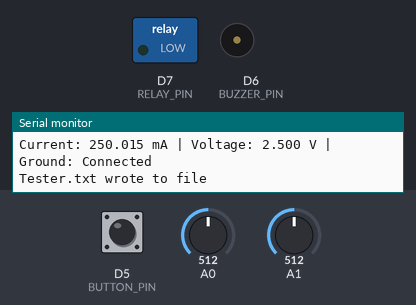
Simulated run of this sketch. Board: Arduino Uno R4 Minima. On the bench: switched loads named in the sketch (green lamp = pin HIGH), buzzer (waves = sounding, pin HIGH), the last lines printed to the serial monitor. The test bench sets the inputs (shaded band); at power-on: D5 (BUTTON_PIN) HIGH, A0 = 512, A1 = 512 (analog values on the 0–1023 scale). Storage starts empty.

Above: at 1.2 s.
1.3 s: D5 (BUTTON_PIN) pulled LOW for 1 s
At 2.5 s:
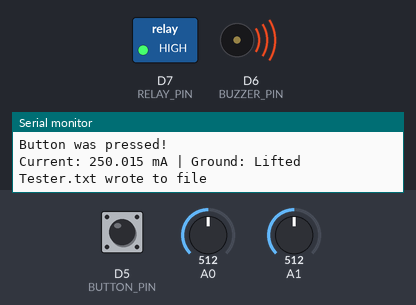
4.2 s: D5 (BUTTON_PIN) pulled LOW for 3.2 s
At 9.0 s:
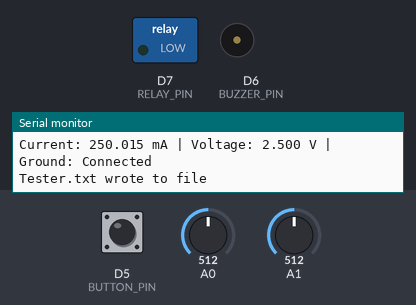
Timing chart, 0 to 10.5 s (numbered marks = the images above; inputs shaded):
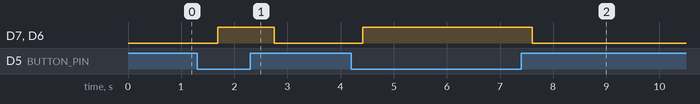

The sketch:

Prototype_V1_4_Code.ino
```cpp
#include <SD.h>

#define VOLTAGE_SENSOR A0    // Voltage sensor connected to A0
#define CURRENT_SENSOR A1    // Current sensor connected to A1
#define RELAY_PIN 7          // Relay/MOSFET to lift ground
#define BUZZER_PIN 6         // Buzzer pin
#define BUTTON_PIN 5         // Button pin

const int chipSelect = 10;
const float actual_ref = 5.0;             // ADC reference voltage for UNO R4
const float resistor = 10.0;              // Shunt resistor value (Ohms)
const float milli_conv = 1000.0;          // Conversion to milliamps

File datafile;

bool groundLifted = false;
float current_calibration = 0.0;          // Offset in case current sensor reads nonzero at 0A
float voltage_calibration = 0.0;          // (Optional) add if voltage needs calibration

void setup() {
    Serial.begin(9600);  // Initialize Serial Communication
    while (!Serial);
    Serial.print("Initializing SD card!");

    analogReadResolution(14); // Set ADC resolution to 14 bits (0–16383)

    if (!SD.begin(chipSelect)) {
        Serial.println("initialization failed!");
        while (1); //stops here if SD fails
    }
    Serial.println("initialization done.");

    //checks if tester txt works
    if (!SD.exists("tester.txt")) {
        //creates the txt file
        Serial.println("Creating tester.txt...");
        //writes to file
        datafile = SD.open("tester.txt", FILE_WRITE);
        //writes to datafile
        if (datafile) {
            datafile.println("Log Start");
            datafile.close();
        }
    } else { //if tester.txt already works
        Serial.println("tester.txt exists."); //tester already exists
    }

    //pinmodes for measurements and output
    pinMode(RELAY_PIN, OUTPUT);
    pinMode(BUZZER_PIN, OUTPUT);
    pinMode(BUTTON_PIN, INPUT_PULLUP); // Using internal pull-up resistor

    digitalWrite(RELAY_PIN, LOW); // Ensure ground is initially connected
    digitalWrite(BUZZER_PIN, LOW); // Ensure buzzer is off

}

void loop() {
    // Check button state
    bool buttonPressed = digitalRead(BUTTON_PIN) == LOW;

    // Update relay and buzzer state
    if (buttonPressed) {
        digitalWrite(RELAY_PIN, HIGH);  // Open ground
        digitalWrite(BUZZER_PIN, HIGH); // Buzzer on
        groundLifted = true;            //not grounded
        Serial.println("Button was pressed!");
    } else {
        digitalWrite(RELAY_PIN, LOW);   // Close ground
        digitalWrite(BUZZER_PIN, LOW);  // Buzzer off
        groundLifted = false;           // grounded
    }

    // Take measurements
    float current_raw = getAverageReading(CURRENT_SENSOR, 10);              //  average of 10 current readings
    float current = (current_raw * actual_ref / 16383.0) / resistor;        //  convert input into proper current value
    current = (current * milli_conv) - (current_calibration * milli_conv);  // In mA

    float voltage = 0;

    if (!groundLifted) {
        float voltage_raw = getAverageReading(VOLTAGE_SENSOR, 10);          //  average of 10 voltage readings
        voltage = (voltage_raw * actual_ref / 16383.0) - voltage_calibration;   //  convert input into proper voltage value
    }

    String log = "Current: " + String(current, 3) + " mA";
    if (!groundLifted) {
        log += " | Voltage: " + String(voltage, 3) + " V";
    }
    log += " | Ground: ";
    log += (groundLifted ? "Lifted" : "Connected");

    Serial.println(log);

    // Write to SD
    datafile = SD.open("tester.txt", FILE_WRITE);
    if (datafile) {
        datafile.println(log);
        datafile.close();
        Serial.println("Tester.txt wrote to file");
    } else {
        Serial.println("Error opening tester.txt for writing."); //tester txt couldn't be wrote into
    }

    delay(500);
}

// === Averaging Function ===
float getAverageReading(int pin, int samples) {
    long total = 0;
    long final_total = 0;
    for (int i = 0; i < samples; ++i) {
        total += analogRead(pin);
        delay(2);                               // Optional small delay to reduce ADC noise
    }
    final_total = (total / (float)samples);
    return final_total;
}
```

Measured:
- after the input at 1.3 s, D7 (RELAY_PIN), D6 (BUZZER_PIN): LOW → HIGH after 0.39 s, → LOW 1.1 s later
- after the input at 4.2 s, D7 (RELAY_PIN), D6 (BUZZER_PIN): LOW → HIGH after 0.21 s, → LOW 3.2 s later
